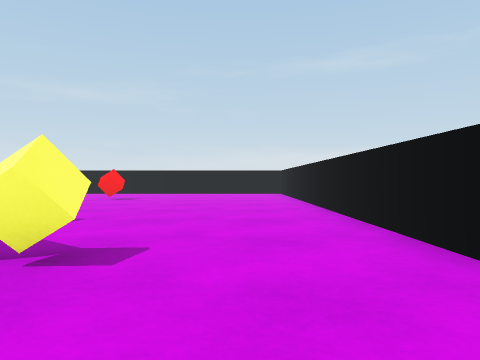
View 1 (above)

17 first-person views from a walk through a 3-D level made in the Unity game engine. The camera is 0.59 m above the floor, looks level and sees 70° across. The floor is counted in squares, 1 m on a side. Each view is taken from the middle of a square. On the plan, view 1 faces up. The plan holds only what a view shows up to about 10 squares ahead; the rest is blank. The player is left out.

View 2
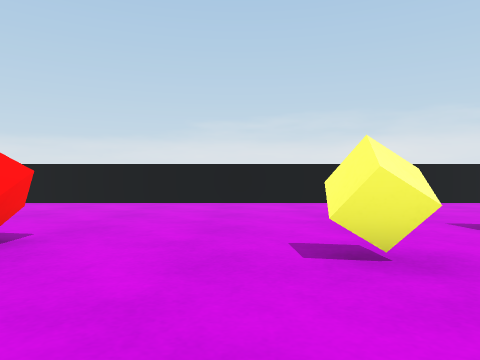

View 3
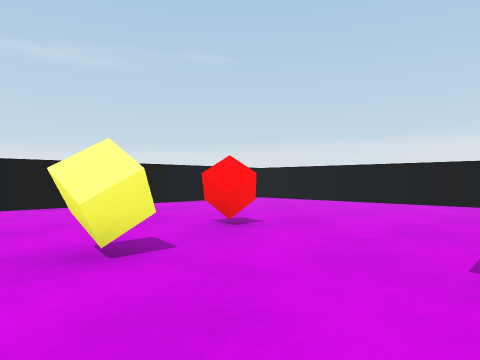

View 4
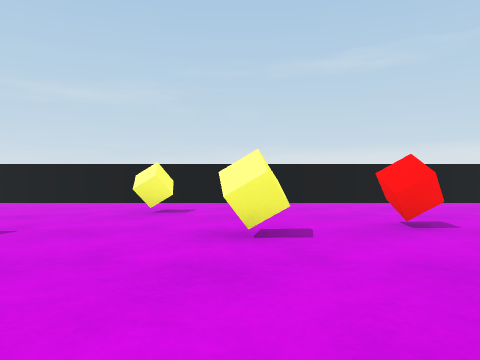

View 5
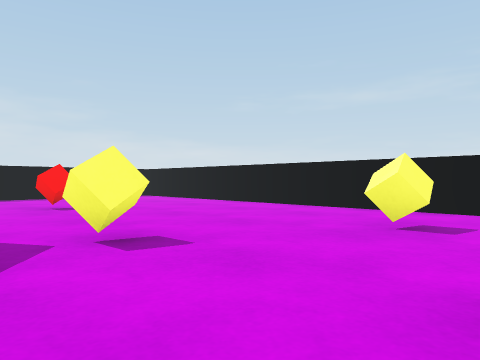

View 6
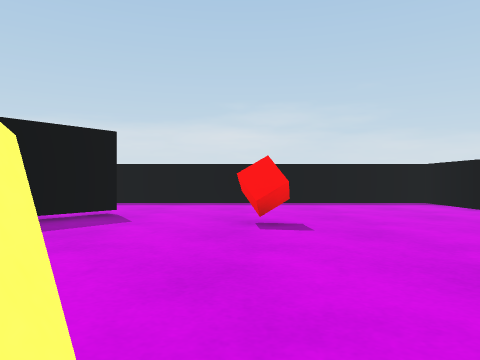

View 7
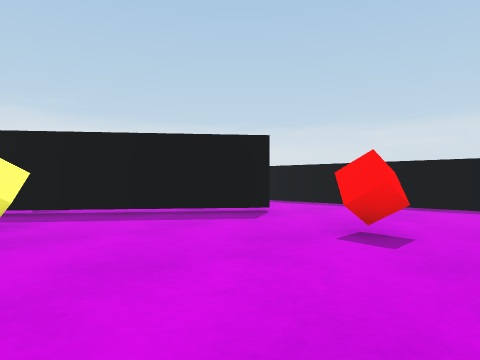

View 8
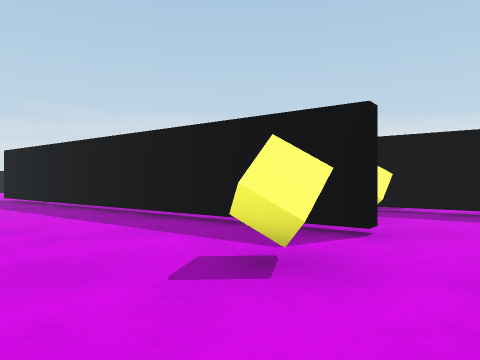

View 9
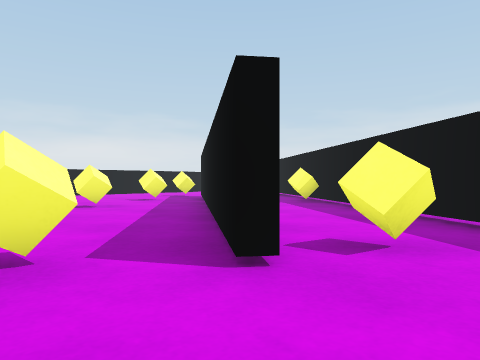

View 10
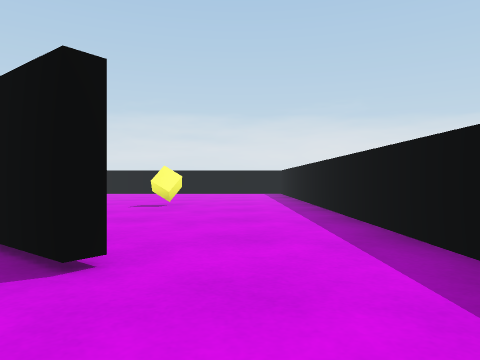

View 11
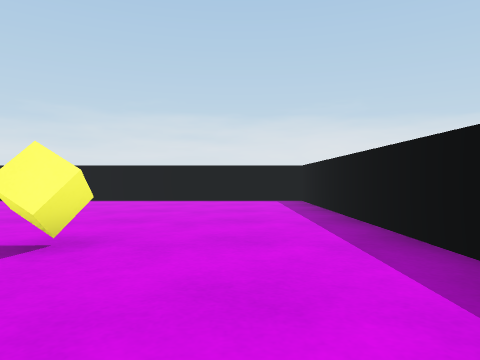

View 12
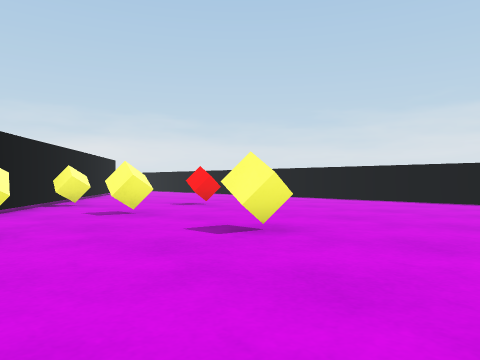

View 13
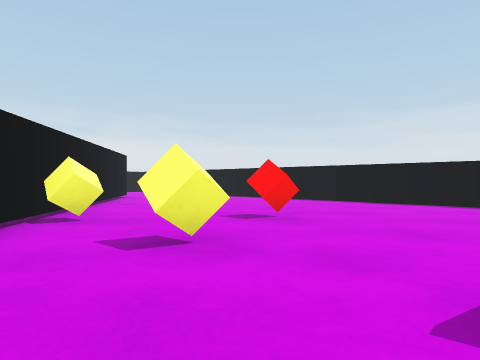

View 14
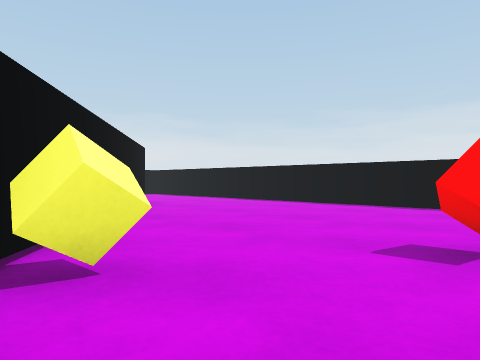

View 15
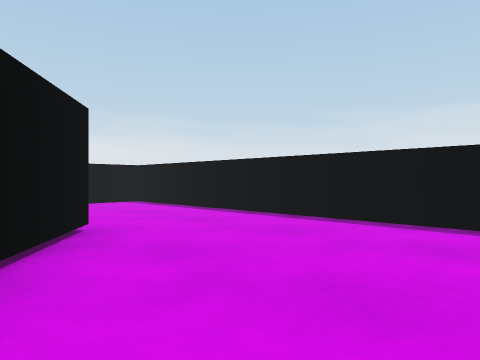

View 16
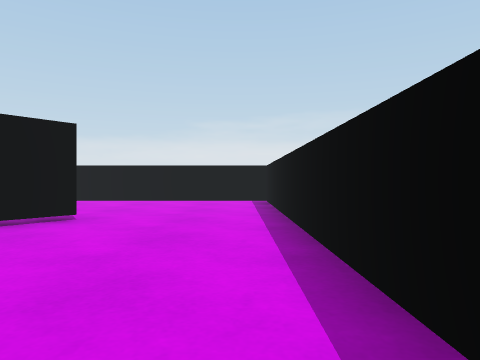

View 17
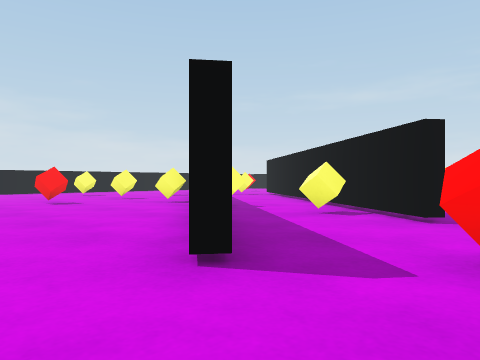

### Floor plan
Key: @ floor where view 1 was taken; # wall or solid block; . floor; C red cube; Y yellow cube; T thing the floor can be seen under or through.
Columns run from 18 left of view 1 to 2 right of it. Each row starts with its distance up from view 1.
 15 ###  ##############
 14 #..................
 13 #...................#
 12 #.........Y.........#
 11 #...................#
 10 #...C.......Y.C.....#
  9 #........Y..........#
  8 #..TT...##..........#
  7 #...TT.Y.##..Y......#
  6 #....TT...##........#
  5 #.....TT ..###.Y....#
  4 #.....Y.##...##.....#
  3 #........##...##....#
  2 #...Y..Y.Y###.Y..Y..#
  1 #...........##......#
  0 #......C.....##..C@.#
 -1 #.............##....#
 -2 #...................#
 -3 #...................#
 -4 #...................#
 -5 #####################

Positions as (right, up) in squares from view 1, and headings:
1: (0, 0), facing up
2: (-7, 8), facing right
3: (-7, 7), facing up-right
4: (-6, 6), facing up
5: (-6, 8), facing up-left
6: (-9, 10), facing left
7: (-10, 12), facing down-left
8: (-9, 12), facing down
9: (-12, 10), facing down-right
10: (-16, 10), facing down
11: (-16, 5), facing down
12: (-17, 5), facing down-right
13: (-14, 4), facing down-right
14: (-11, 3), facing down-right
15: (-7, 0), facing down-right
16: (-8, -4), facing right
17: (-1, -3), facing up-left
